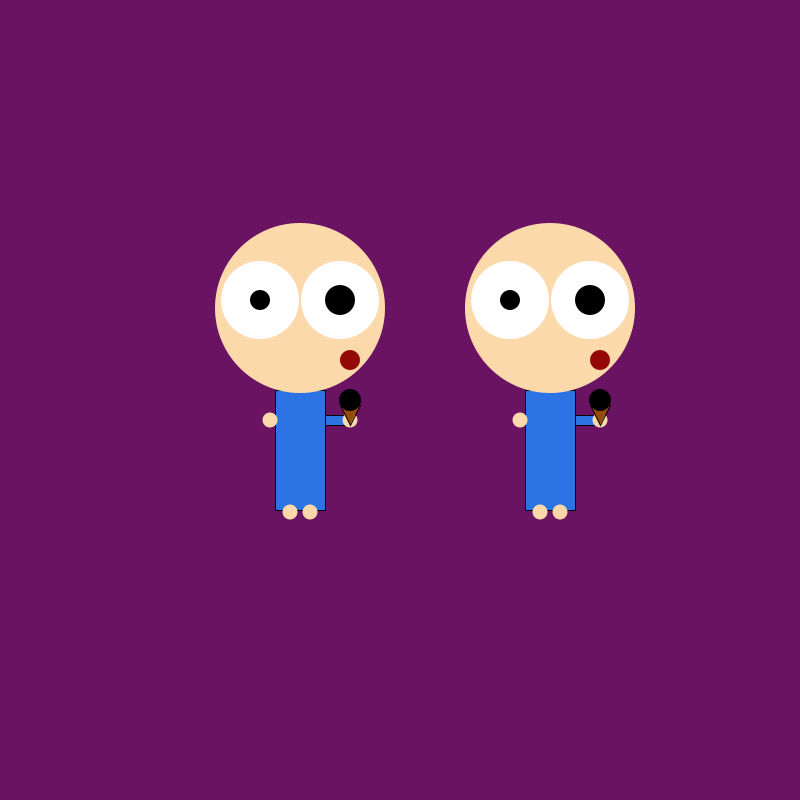
Frame 1 (no input)
Frame 60 (the mouse pressed at the canvas centre just before this capture): identical to frame 1, image omitted
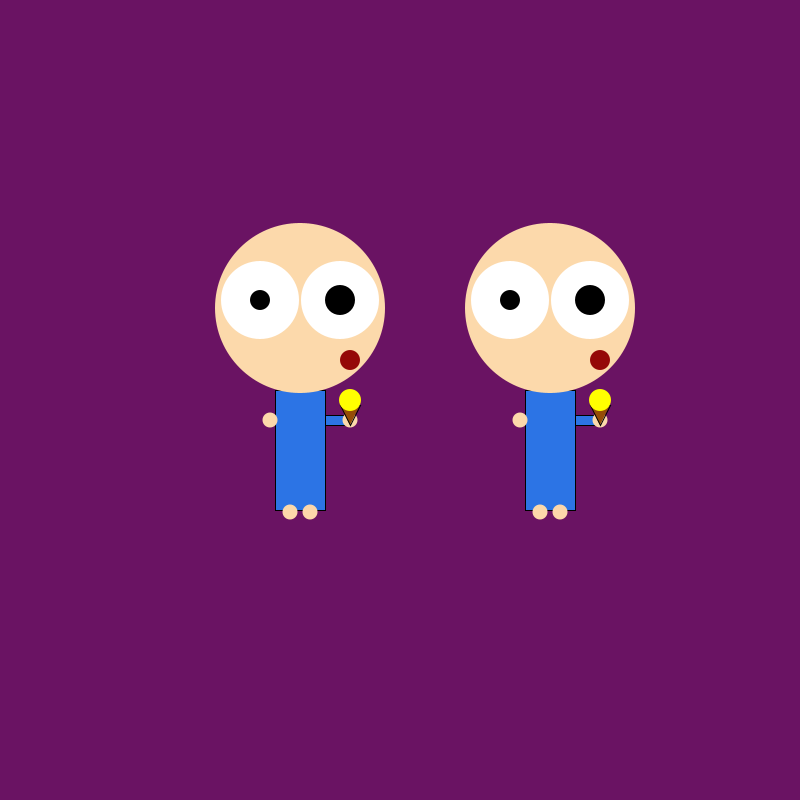
Frame 120 (the mouse held since frame 60 and released just before this capture)

The Processing sketch that drew these frames (run headless with seeded random() and noise(); from frame 60 on, the mouse is pressed at the canvas centre):

// Processing sketch: processing_53834
// ── processing_53834.pde

//Problem Set 2
//Question 6
//Natalie DeCoste 

Kid a;
Kid b;

void setup() {
  size (800, 800);
  smooth();
  a = new Kid (150, 50);
  b = new Kid (-100, 50);
}

 int eye = 78;
 int pupil1 = 20;
 int pupil2 = 30;
 int smcircle = 15;
 int icecream = 22; 

void draw () {
  background (106,19,99);
  a.display();
  b.display(); 
}
class Kid { 
  float x;
  float y;
  Kid (float x, float y) {
    this.x =x;
    this.y = y;
  }

   void display() {
     pushMatrix();
     translate(x,y);
     
rectMode(CENTER);
ellipseMode(CENTER); 

// body 
stroke(0);
 fill(44,116,229);
 rect(400, height/2, 50, 120); 

//head 
 noStroke();
 fill(252, 217, 171);
 ellipse(400, 258, 170, 170); 

 //left eye
 fill(255);
 ellipse(360, 250, eye, eye);
 
 //right eye
 translate (80, 0);
 ellipse(360, 250, eye, eye);

 
 //left pupil
 fill(0);
 ellipse (280, 250, pupil1, pupil1);
 
 //right pupil 
 translate (80, 0); 
 ellipse (280, 250, pupil2, pupil2);
 
 //mouth
 noStroke();
 fill(149, 8, 8);
 ellipse(290, 310, pupil1, pupil1);
 
 //left hand 
 fill(252, 217, 171);
 ellipse(210, 370, smcircle, smcircle); 
 
 //right arm
 stroke(0);
 fill(44,116,229);
 rect(275, 370, 20, 10);
 
 //right hand 
 noStroke();
 fill(252, 217, 171); 
 ellipse(290, 370, smcircle, smcircle);
 
 //cone
 stroke(0);
 fill(149,76,8);
 triangle(290, 375, 280, 355, 300, 355);
 
 //icecream
 noStroke();
 fill(mouseX, mouseY, 0, 255);
 ellipse(290, 350, icecream, icecream);
 
 //left foot
 fill(252, 217, 171);
 ellipse(230, 462, smcircle, smcircle);
 
 //right foot
 fill(252, 214, 171); 
 ellipse( 250, 462, smcircle, smcircle);
 popMatrix();
 
   }

}
